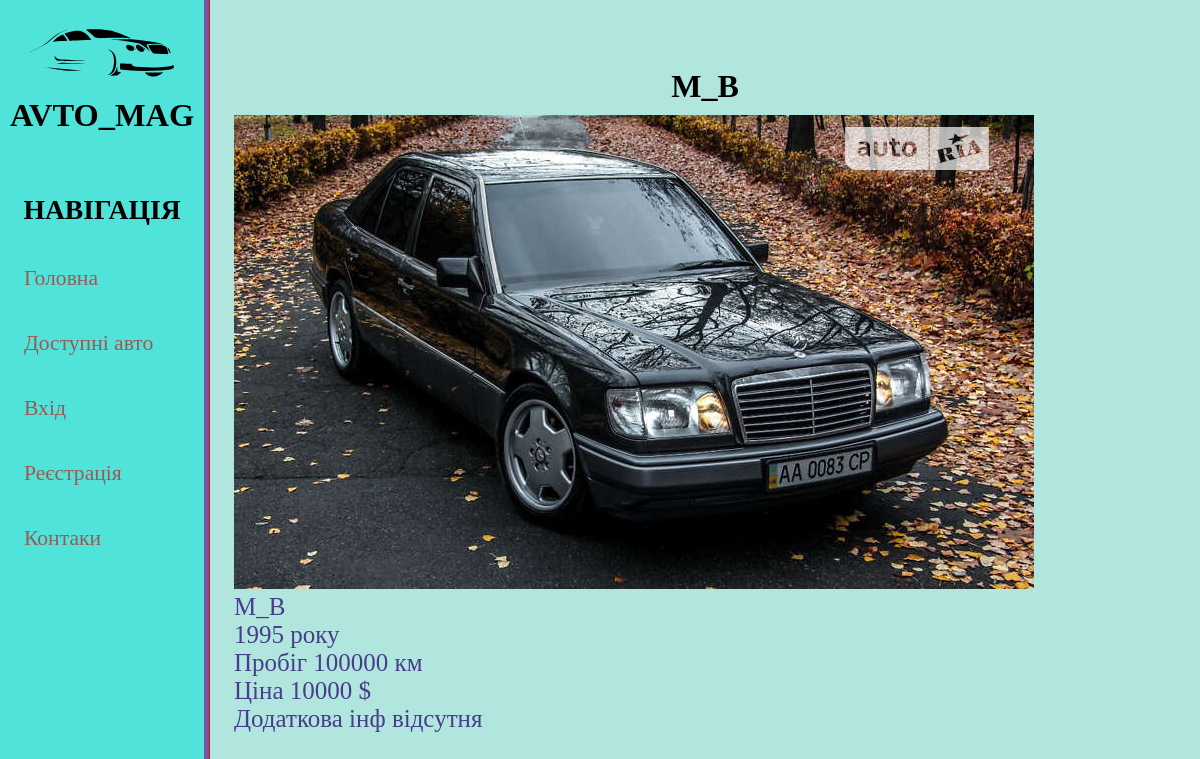
The app's page /cars/1/ with its own data.
### main/models.py (models this page shows, shortened)
class Car(models.Model):
    model = models.CharField(max_length=150)
    date = models.DateTimeField(auto_now=True)
    price = models.IntegerField(validators=[MinValueValidator(0)])
    year = models.IntegerField(validators=[MinValueValidator(0)])
    odometer = models.IntegerField(default=0)
    image = models.ImageField(upload_to='images/')
    text = models.TextField(blank=True, null=True)
    owner = models.ForeignKey(User, on_delete=models.CASCADE)

### main/views.py (the view)
# urls.py: path('cars/<int:id>/', views.car, name='car'),
def car(request, id):
    car = Car.objects.get(id=id)
    context = {'car': car}
    return render(request, 'main/car.html', context)

### main/templates/main/car.html (shortened to what this page needs)
{% extends 'main/base.html' %}
{% block content %}
    <h1 class="h1_avto">
        {{car.model}}
    </h1>
    <div class="advertisement">
        <img src="{{ car.image.url }}">
        <ul class="characteristic">
            <li>
                {{ car.model }}
            </li>
            <li>{{ car.year }} року</li>
            <li>Пробіг {{ car.odometer }} км</li>
            <li> Ціна {{ car.price }} $</li>
                {% if car.text %}
                     {{ car.text }}
                {% else %}
                    Додаткова інф відсутня
                {% endif %}
        </ul>
    </div>
{% endblock content %}

### main/static/main/css/main.css (style rules this page uses)
* { box-sizing: border-box; margin: 0; padding: 0; text-decoration: none; }
body { display: flex; width: 100%; flex-direction: row; background: #c31717; }
main .h1_avto { display: flex; align-items: flex-start; flex-direction: column; flex-wrap: wrap; align-content: center; margin-top: 0; padding-bottom: 10px; }
main .avto-container .characteristic ul li, .characteristic { list-style: none; display: flex; flex-direction: column; justify-content: left; align-items: flex-start; font-size: 25px; text-decoration: none; color: darkslateblue; }

### records on screen
Car: model "M_B", image (picture), year "1995", odometer "100000", price "10000"
